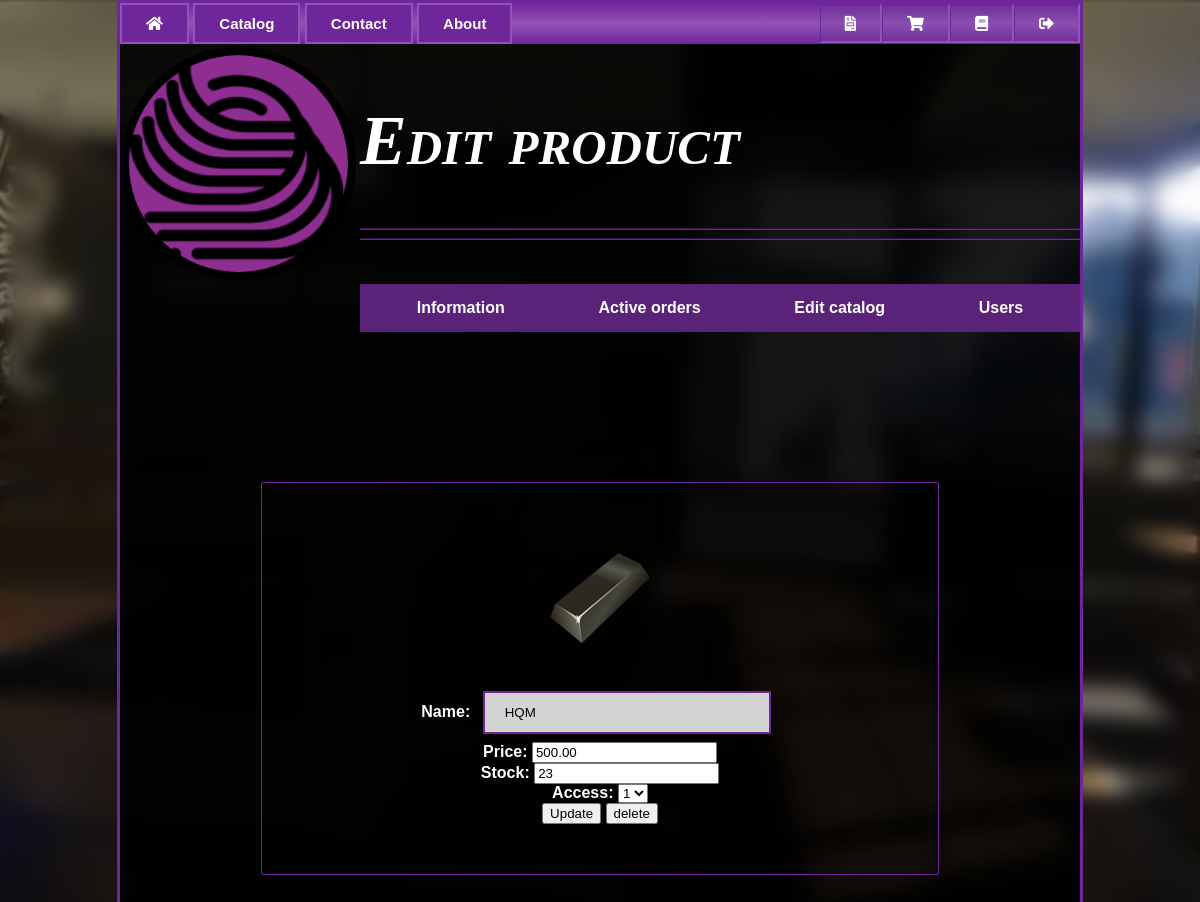
Screenshot of /admin/edit_product?id=3 (signed in) with the database file from the repository.
### tables this page shows
CREATE TABLE `images` (
  `id` int(11) NOT NULL,
  `product_id` int(11) NOT NULL,
  `image` varchar(128) NOT NULL DEFAULT 'missing.png',
  `main` int(1) NOT NULL DEFAULT 0
);

CREATE TABLE `products` (
  `id` int(10) NOT NULL,
  `name` char(50) NOT NULL COMMENT 'Preces nosaukums',
  `price` decimal(10,2) DEFAULT 0.00 COMMENT 'Cena',
  `count` int(11) NOT NULL COMMENT 'Gab',
  `access` int(11) NOT NULL DEFAULT 1
);

### include/system.php (called while the page is built, shortened)
<?php
include_once "database.php";
$db         = new db();

### include/database.php (called while the page is built, shortened)
<?php
Class db{
	public $debug = false;
    private function dbConect(){
		$this->conn = mysqli_connect(DB_HOST, DB_USER, DB_PASSWORD ,DB_NAME) or die ('Neizdevas savienoties ar datubazi!!');
		mysqli_set_charset($this->conn,'utf8');
		return $this->conn;
    }
	function getArray($query,$error=false){
		$data = array();
		$result=$this->result($query,$error);
		if ($result){
			while($row = mysqli_fetch_array($result,MYSQLI_ASSOC)){
				$data[] = $row;
			}
		}
		return $data;
	}
	function getArrayFirst($query,$error = false){
		$data = $this->getArray($query,$error);
		if ($data){
			return $data[0];
		}
		return $data;
	}
	function result($query,$error = false){
		if ($query){
			$conect = $this->dbConect();
			mysqli_query($conect,'SET SESSION sql_mode = ""');
			if ($error || $this->debug){
					$result=mysqli_query($conect,$query) or die("<b>" . $query . "</b><br>" . mysqli_error($conect));
			}else{
				$result=mysqli_query($conect,$query);
			}
			return $result;
		}
		return false;
	}
}

### admincontent/edit_product.php (the view, shortened to what this page needs)
<h1>Edit product</h1>
<hr>
<hr>
 <?php
    include_once "admin_nav.php";
 ?>
<?php
$id = $_GET['id'];
$product = $db->getArrayFirst("SELECT p.*, i.image
    FROM products p
    LEFT JOIN images AS i ON i.product_id = p.id
    WHERE p.id = $id");
echo '<div class="center">
<form method="post">
        <input type="hidden" name="id" value="' . $product['id'] . '">
         <div class="image"><img src="/images/' . $product['image'] . '"></div>
        <br>
        <div class="details">
        Name:
            <input type="text" name="name" value="' . $product['name'] . '">
        <br>
        Price:
            <input type="number" name="price" value="' . $product['price'] . '">
        <br>
        Stock:
            <input type="number" name="count" value="' . $product['count'] . '">
        <br>
        Access:
           <select name="access">
              <option value="1" '.($product['access'] == '1' ? 'selected' : '').'>1</option>
              <option value="2" '.($product['access'] == '2' ? 'selected' : '').'>2</option>
              <option value="3" '.($product['access'] == '3' ? 'selected' : '').'>3</option>
            </select>
        <br>
        </div>
            <input type="submit" name="update" value="Update">
            <input type="submit" name="delete" value="delete">
      </form>
   </div>';
?>

### css/style.css (style rules this page uses)
body, html { margin: 0px; padding: 0px; background-color: black; font-family: Verdana, sans-serif; background-image: url("../images/bg.jpg"); background-repeat: no-repeat; background-attachment: fixed; background-size: cover; background-position: center; }
h1 { animation: fadeInAnimation ease 2s; animation-iteration-count: 1; animation-fill-mode: forwards; font: italic small-caps bold 70px Georgia, serif; padding-top: 10px; position: inherit; }
hr { animation: fadeInAnimation ease 3s; animation-iteration-count: 1; animation-fill-mode: forwards; background-color: rgb(112, 38, 155); border-color: rgb(112, 38, 155); padding-right: 20px; }
input[type=text], input[type=password] { width: 50%; margin: 8px; padding: 12px 20px; display: inline-block; border: 2px solid rgb(112, 38, 155); box-sizing: border-box; background-color: lightgray; }
.center { border: solid rgb(112, 38, 155) 1px; width: 60%; border-radius: 2px; margin: 150px auto; padding: 50px; text-align: center; }

### rows the page displays
images: image (picture), name "HQM", price "500.00", count "23"
products: access "1"
